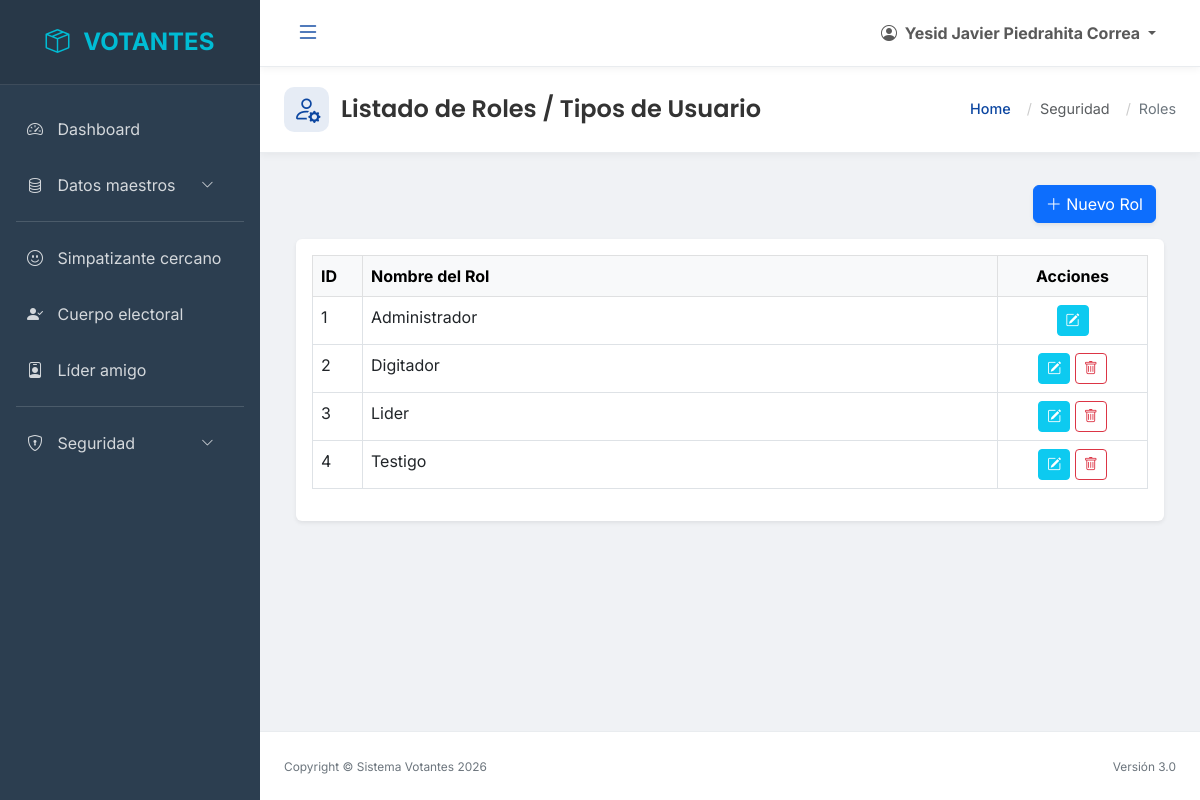
Page /index.php?url=rol/index (signed in) on the earlier database version.
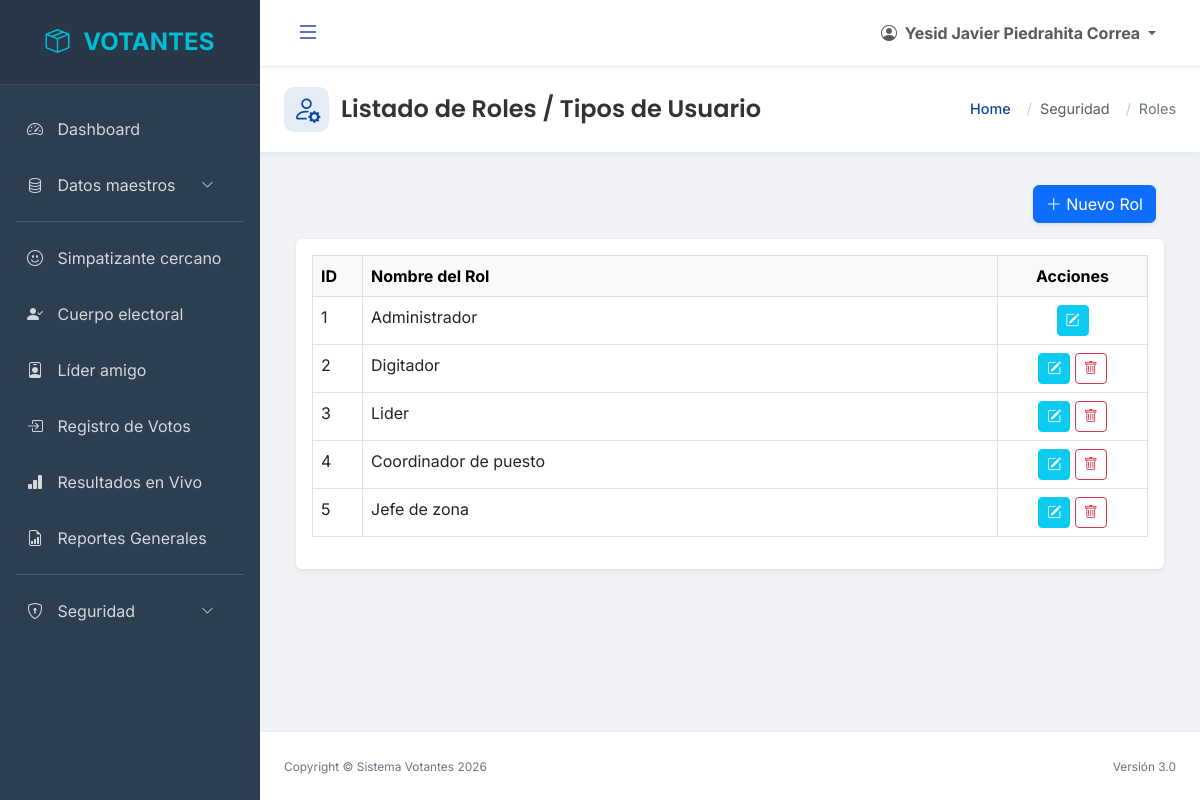
Same page on the later database version.
### tables this page shows
CREATE TABLE `tipo_usuario`  (
  `id` int(11) NOT NULL AUTO_INCREMENT,
  `tipo` varchar(50) NOT NULL,
  PRIMARY KEY (`id`) USING BTREE
);

### controllers/RolController.php (called while the page is built, shortened)
<?php
require_once 'models/RolModel.php';
class RolController {
    private $model;
    public function __construct() {
        $this->model = new RolModel();
    }
    public function index() {
        $roles = $this->model->getRoles();
        require 'views/roles/listar.php';
    }
}

### funcs/class.conexion.php (called while the page is built)
<?php
class Conexion
{
	public function get_conexion()
	{
      $servidor = "localhost";
      $db = "votantes";
      $user = "root";
      $pass = "root";
      try
      {
        $conexion = new PDO(
            "mysql:host=$servidor;dbname=$db",
            $user,
            $pass,
            array(PDO::MYSQL_ATTR_INIT_COMMAND => 'SET NAMES  \'UTF8\'')
        );
        $conexion->setAttribute(PDO::ATTR_ERRMODE, PDO::ERRMODE_EXCEPTION);
        return $conexion;
      }
      catch(PDOException $e)
      {
        die("Error de conexión local: " . $e->getMessage());
      }
	}
}
?>

### models/RolModel.php (called while the page is built, shortened)
<?php
require_once 'funcs/class.conexion.php';
class RolModel extends Conexion {
    private $db;
    public function __construct() {
        $this->db = $this->get_conexion();
    }
    public function getRoles() {
        $sql = "SELECT * FROM tipo_usuario ORDER BY id ASC";
        $stmt = $this->db->prepare($sql);
        $stmt->execute();
        return $stmt->fetchAll(PDO::FETCH_ASSOC);
    }
}

### funcs/permisos_helper.php (called while the page is built, shortened)
<?php
function tienePermiso($id_tipo_usuario, $modulo_nombre, $accion) {
    $id_usuario = isset($_SESSION['id_usuario']) ? $_SESSION['id_usuario'] : 0;
    require_once __DIR__ . '/class.conexion.php';
    $conn = new Conexion();
    $db = $conn->get_conexion();
    try {
        $columna = "puede_" . $accion;
        if ($accion == 'ver') $columna = "puede_ver";
        $sqlUser = "SELECT pu.$columna
                    FROM permisos_usuario pu
                    INNER JOIN modulos m ON pu.id_modulo = m.id_modulo
                    WHERE pu.id_usuario = :id_usuario AND m.nombre = :modulo";
        $stmtUser = $db->prepare($sqlUser);
        $stmtUser->bindValue(':id_usuario', $id_usuario);
        $stmtUser->bindValue(':modulo', $modulo_nombre);
        $stmtUser->execute();
        $permisoUser = $stmtUser->fetch(PDO::FETCH_ASSOC);
        if ($permisoUser) {
            return $permisoUser[$columna] == 1;
        }
        return false;
    } catch (Exception $e) {
        error_log("Error en tienePermiso: " . $e->getMessage());
        return false;
    }
}
?>

### views/roles/listar.php (the view, shortened to what the changed rows need)
<?php include 'includes/header_dashboard.php'; ?>
<div class="page-header-container">
    <div class="page-header-title">
        <h1>Listado de Roles / Tipos de Usuario</h1>
    </div>
</div>
<div class="container-fluid">
    <div class="card shadow-sm border-0">
        <div class="card-body">
            <div class="table-responsive">
                <table id="tablaRoles" class="table table-hover table-bordered" style="width:100%">
                    <thead class="table-light">
                        <tr>
                            <th width="50">ID</th>
                            <th>Nombre del Rol</th>
                            <th width="150" class="text-center">Acciones</th>
                        </tr>
                    </thead>
                    <tbody>
                        <?php foreach($roles as $rol): ?>
                        <tr>
                            <td><?php echo $rol['id']; ?></td>
                            <td><?php echo $rol['tipo']; ?></td>
                            <td class="text-center">
                                <button class="btn btn-sm btn-info text-white btn-editar"
                                        data-id="<?php echo $rol['id']; ?>"
                                        data-tipo="<?php echo $rol['tipo']; ?>">
                                    <i class="bi bi-pencil-square"></i>
                                </button>
                                <?php if($rol['id'] != 1): ?>
                                <button class="btn btn-sm btn-outline-danger btn-eliminar"
                                        data-id="<?php echo $rol['id']; ?>">
                                    <i class="bi bi-trash"></i>
                                </button>
                                <?php endif; ?>
                            </td>
                        </tr>
                        <?php endforeach; ?>
                    </tbody>
                </table>
            </div>
        </div>
    </div>
</div>
<?php include 'includes/footer_dashboard.php'; ?>

### includes/header_dashboard.php (shortened to what the changed rows need)
<?php
$tipo_usuario = $_SESSION['tipo_usuario'];
?>
<!DOCTYPE html>
<html lang="es">
<head>
    <link href="https://cdn.jsdelivr.net/npm/bootstrap@5.3.0/dist/css/bootstrap.min.css" rel="stylesheet">
    <link rel="stylesheet" href="https://cdn.jsdelivr.net/npm/bootstrap-icons@1.10.5/font/bootstrap-icons.css">
    <link rel="stylesheet" href="https://cdn.datatables.net/1.13.4/css/dataTables.bootstrap5.min.css">
    <link rel="stylesheet" href="https://cdn.datatables.net/responsive/2.4.1/css/responsive.bootstrap5.min.css">
    <link rel="stylesheet" href="css/style_modern.css">
</head>
<body class="">
<div class="dashboard-container">
    <div class="main-wrapper" id="wrapper">
        <div id="sidebar-wrapper">
            <?php
            require_once 'funcs/permisos_helper.php';
            $puedeVerZonas = tienePermiso($tipo_usuario, 'Zonas', 'ver');
            $puedeVerCandidatos = tienePermiso($tipo_usuario, 'Candidatos', 'ver');
            $puedeVerComisiones = tienePermiso($tipo_usuario, 'Comisiones', 'ver');
            $puedeVerSimpatizantes = tienePermiso($tipo_usuario, 'Simpatizantes', 'ver');
            $puedeVerVotantes = tienePermiso($tipo_usuario, 'Votantes', 'ver');
            $puedeVerLideres = tienePermiso($tipo_usuario, 'Líderes', 'ver');
            $puedeVerUsuarios = tienePermiso($tipo_usuario, 'Usuarios', 'ver');
            $puedeVerRoles = tienePermiso($tipo_usuario, 'Roles', 'ver');
            $puedeVerPermisos = tienePermiso($tipo_usuario, 'Permisos', 'ver');
            $puedeVerAuditoria = tienePermiso($tipo_usuario, 'Auditoría', 'ver');
            $puedeVerDashboard = tienePermiso($tipo_usuario, 'Dashboard', 'ver');
            $puedeVerDatosMaestros = $puedeVerZonas || $puedeVerCandidatos || $puedeVerComisiones;
            $puedeVerSeguridad = $puedeVerUsuarios || $puedeVerAuditoria || $puedeVerRoles || $puedeVerPermisos;
            ?>
            <div class="list-group list-group-flush mt-3">
                <?php if($puedeVerDashboard): ?>
                <a href="index.php?url=dashboard/index" class="list-group-item list-group-item-action <?php echo (!isset($_GET['url']) || $_GET['url'] == 'dashboard/index') ? 'active' : ''; ?>">
                    <i class="bi bi-speedometer2"></i> Dashboard
                </a>
                <?php endif; ?>
                <?php if($puedeVerDatosMaestros): ?>
                <?php
                $datosMaestrosActive = (isset($_GET['url']) && (strpos($_GET['url'], 'zona') !== false || strpos($_GET['url'], 'candidato') !== false));
                ?>
                <a class="list-group-item list-group-item-action menu-datos d-flex justify-content-between align-items-center <?php echo $datosMaestrosActive ? 'active' : ''; ?>"
                   data-bs-toggle="collapse" href="#submenuDatosMaestros" role="button"
                   aria-expanded="<?php echo $datosMaestrosActive ? 'true' : 'false'; ?>" aria-controls="submenuDatosMaestros">
                    <span><i class="bi bi-database"></i> Datos maestros</span>
                    <i class="bi bi-chevron-down"></i>
                </a>
                <?php endif; ?>
                <div class="menu-divider"></div>
                <?php if($puedeVerSimpatizantes): ?>
                <a href="index.php?url=simpatizante/index" class="list-group-item list-group-item-action <?php echo (isset($_GET['url']) && strpos($_GET['url'], 'simpatizante') !== false) ? 'active' : ''; ?>">
                    <i class="bi bi-emoji-smile"></i> Simpatizante cercano
                </a>
                <?php endif; ?>
                <?php if($puedeVerVotantes): ?>
                <a href="index.php?url=votante/index" class="list-group-item list-group-item-action <?php echo (isset($_GET['url']) && strpos($_GET['url'], 'votante') !== false) ? 'active' : ''; ?>">
                    <i class="bi bi-person-check-fill"></i> Cuerpo electoral
                </a>
                <?php endif; ?>
                <?php if($puedeVerLideres): ?>
                <a href="index.php?url=lider/index" class="list-group-item list-group-item-action <?php echo (isset($_GET['url']) && strpos($_GET['url'], 'lider') !== false) ? 'active' : ''; ?>">
                    <i class="bi bi-person-badge"></i> Líder amigo
                </a>
                <?php endif; ?>
                <?php
                $puedeVerRegistroV = tienePermiso($tipo_usuario, 'Registro v.', 'ver');
                $puedeVerResultados = tienePermiso($tipo_usuario, 'Resultados', 'ver');
                $puedeVerReportes = tienePermiso($tipo_usuario, 'Reportes G.', 'ver');
                ?>
                <?php if($puedeVerRegistroV): ?>
                <a href="index.php?url=registrovoto/index" class="list-group-item list-group-item-action <?php echo (isset($_GET['url']) && strpos($_GET['url'], 'registrovoto') !== false && strpos($_GET['url'], 'resultados') === false) ? 'active' : ''; ?>">
                    <i class="bi bi-box-arrow-in-right"></i> Registro de Votos
                </a>
                <?php endif; ?>
                <?php if($puedeVerResultados): ?>
                <a href="index.php?url=registrovoto/resultados" class="list-group-item list-group-item-action <?php echo (isset($_GET['url']) && strpos($_GET['url'], 'resultados') !== false) ? 'active' : ''; ?>">
                    <i class="bi bi-bar-chart-fill"></i> Resultados en Vivo
                </a>
                <?php endif; ?>
                <?php if($puedeVerReportes): ?>
                <a href="index.php?url=reporte/index" class="list-group-item list-group-item-action <?php echo (isset($_GET['url']) && strpos($_GET['url'], 'reporte/index') !== false) ? 'active' : ''; ?>">
                    <i class="bi bi-file-earmark-bar-graph"></i> Reportes Generales
                </a>
                <?php endif; ?>
                <?php if($puedeVerSeguridad): ?>
                <div class="menu-divider"></div>
                <?php
                $seguridadActive = (isset($_GET['url']) && (strpos($_GET['url'], 'usuario') !== false || strpos($_GET['url'], 'auditoria') !== false));
                ?>
                <a class="list-group-item list-group-item-action menu-seguridad d-flex justify-content-between align-items-center <?php echo $seguridadActive ? 'active' : ''; ?>"
                   data-bs-toggle="collapse" href="#submenuSeguridad" role="button"
                   aria-expanded="<?php echo $seguridadActive ? 'true' : 'false'; ?>" aria-controls="submenuSeguridad">
                    <span><i class="bi bi-shield-lock"></i> Seguridad</span>
                    <i class="bi bi-chevron-down"></i>
                </a>
                <?php endif; ?>
            </div>
        </div>
        <div id="page-content-wrapper">
            <div class="container-fluid px-4 py-4">

Differences in the rows shown:
changed tipo_usuario id 4: tipo "Testigo" → "Coordinador de puesto"
added tipo_usuario: id "5", tipo "Jefe de zona"
Other differences:
text now shown: "Registro de Votos Resultados en Vivo Reportes Generales"
